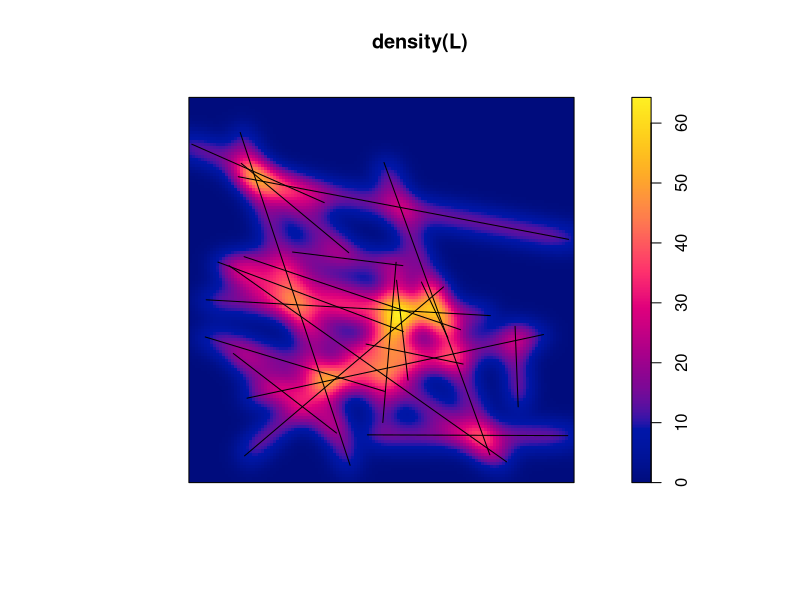

Reproduce this figure in R.
library(spatstat)


### Name: density.psp
### Title: Kernel Smoothing of Line Segment Pattern or Linear Network
### Aliases: density.psp density.linnet
### Keywords: spatial methods smooth

### ** Examples

  L <- psp(runif(20),runif(20),runif(20),runif(20), window=owin())
  D <- density(L, sigma=0.03)
  plot(D, main="density(L)")
  plot(L, add=TRUE)
